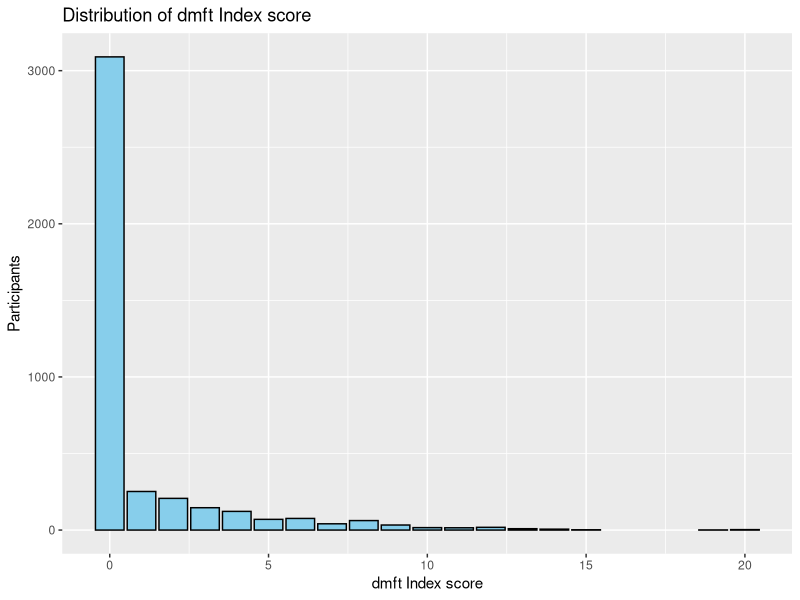
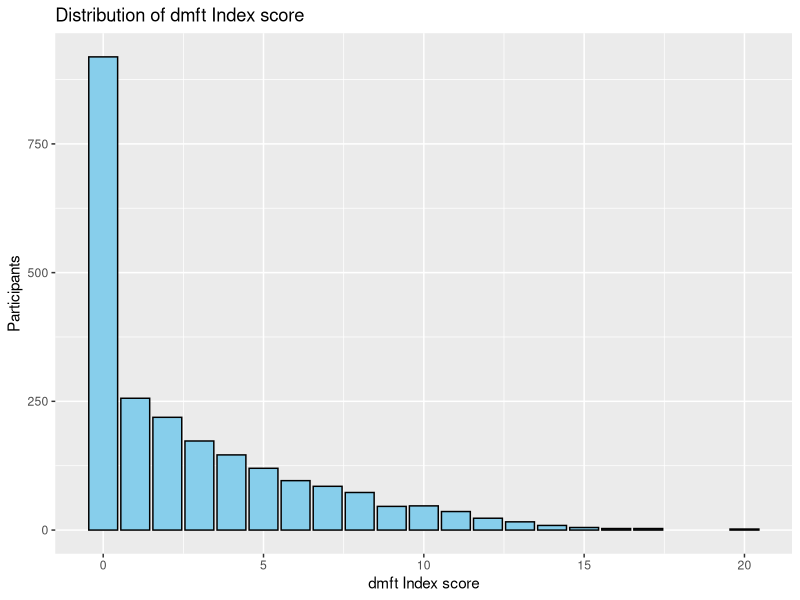
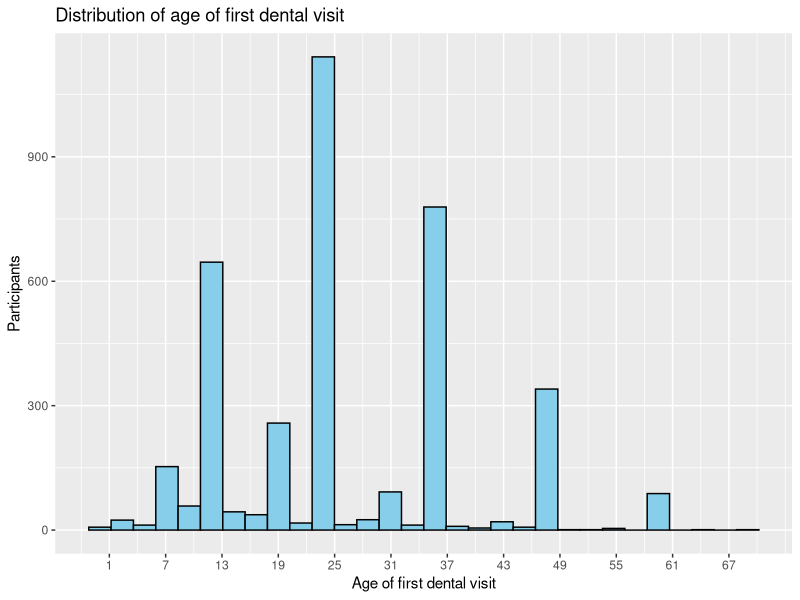
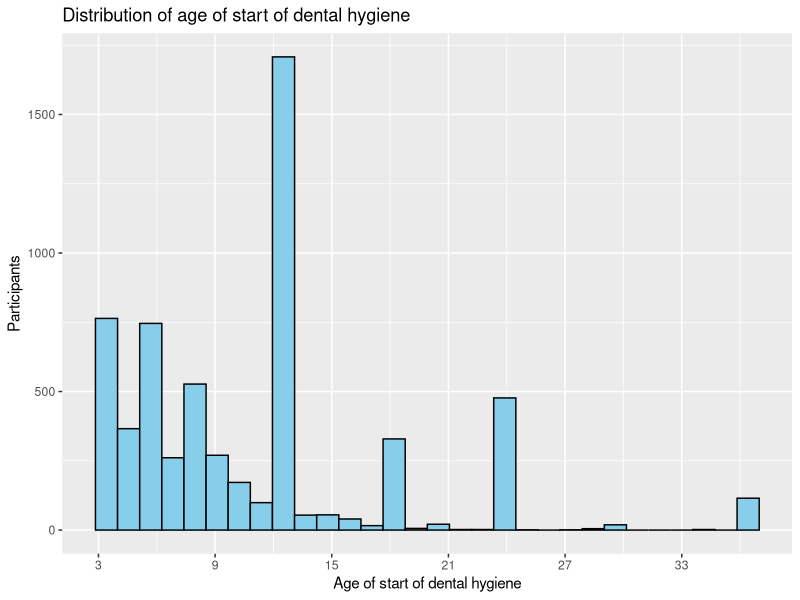
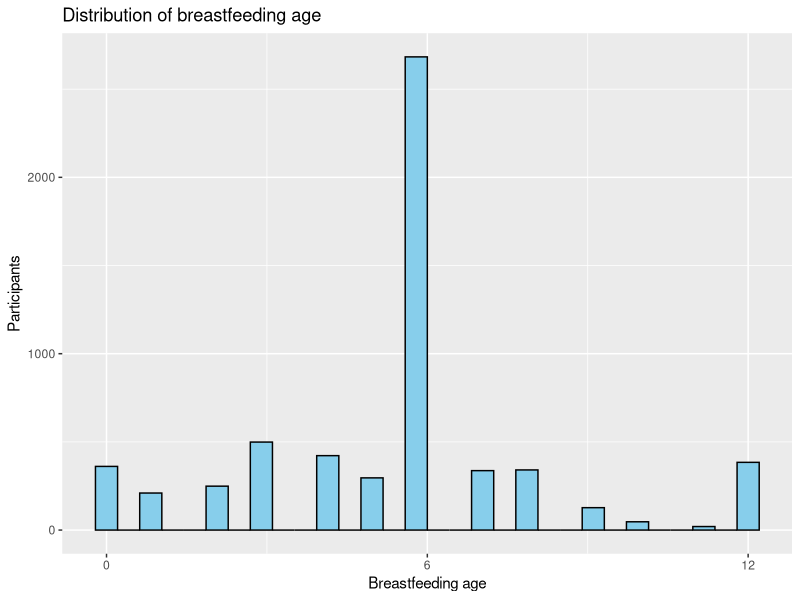
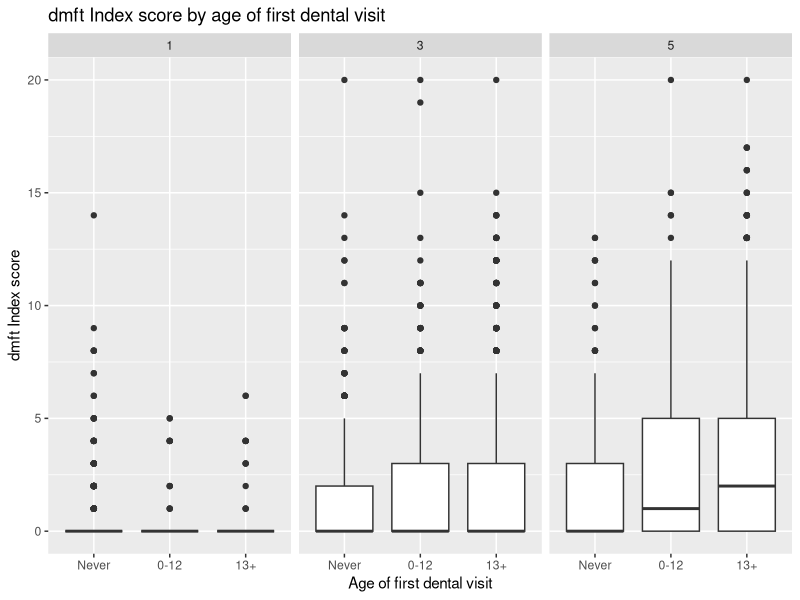
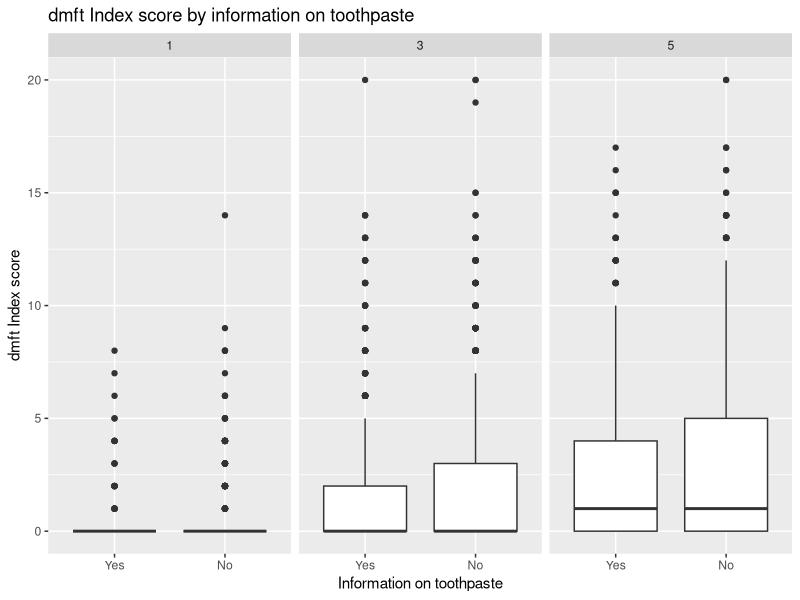
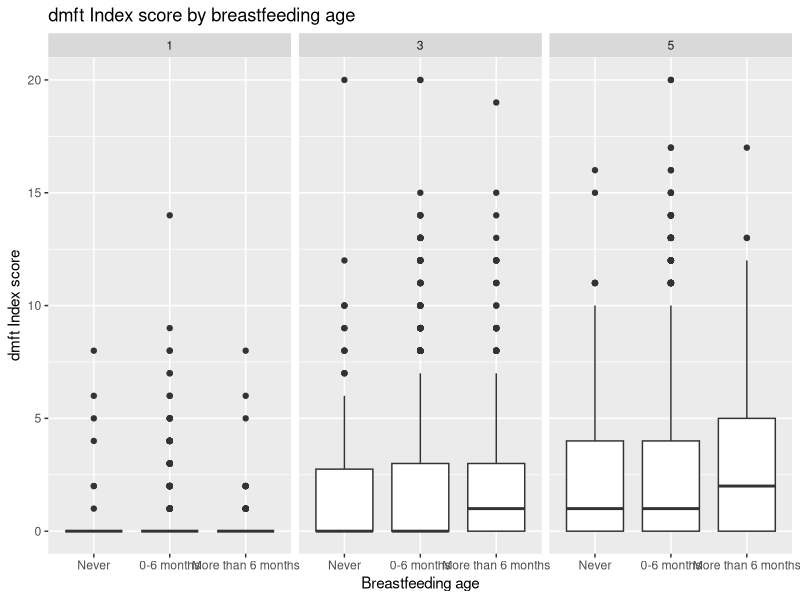

Write the R code that produced these figures, in order.
## ---- chunk 1
knitr::opts_chunk$set(echo = TRUE)
## ---- chunk 2
library(here)
library(readr)
#install package MASS if not installed previously
if(!require(MASS)) install.packages("MASS")
library(MASS)
library(tidyverse)

ninoscompleta <- read_delim(
  here("ensab", "M3_NINOS.txt"), 
  delim = "|", 
  locale = locale(encoding = "Latin1")
)

examen13completa <- read_delim(
  here("ensab", "M4_EXAMEN_1.txt"), 
  delim = "|", 
  locale = locale(encoding = "Latin1")
)

examen5completa <- read_delim(
  here("ensab", "M4_EXAMEN_2.txt"), 
  delim = "|", 
  locale = locale(encoding = "Latin1")
)

hogarcompleta <- read_delim(
  here("ensab", "M1_HOGAR.txt"), 
  delim = "|", 
  locale = locale(encoding = "Latin1")
)

## ---- chunk 3
glimpse(ninoscompleta)
names(ninoscompleta)
## ---- chunk 4
ninos <- ninoscompleta %>% 
  dplyr::select(MPIO, DPTO, M3_100C, M3_113E, M3_113F, M3_119, M3_205, M3_206A, M3_206B, M3_207, M3_208, M3_209, M3_210, M3_213, M3_214, M3_218, M3_224, M3_225, M3_226, M3_227, M3_227A, M3_227B, M3_227C, M3_227D, M3_227E, M3_227F, M3_227G, M3_227CU, Clase, Region, Subreg, Estrato, Fex_fin, Sexo, Zona, EST_SE_2, FRACCION, REGIMEN, ID_HOGAR, ID_PERSONA)

glimpse(ninos)
## ---- chunk 5
examen13 <- examen13completa %>% 
  dplyr::select(MA_208, MA_305A, MA_305B, MA_305C, MA_305D, MA_305E, MA_305F, MA_305G, MA_305H, MA_305I, MA_305J, MA_307A, MA_307B, MA_307C, MA_307D, MA_307E, MA_307F, MA_307G, MA_307H, MA_307I, MA_307J, ID_HOGAR, ID_PERSONA)

#Assign a value to 1 to the following letters: B, C, D, E, G
examen13 <- examen13 %>%
  mutate(
    across(
      starts_with("MA_3"),
      ~case_when(
        str_detect(., "[BCDEG]") ~ 1,
        TRUE ~ 0)
    ))

#create variable dmft
examen13 <- examen13 %>%
  mutate(dmft = rowSums(across(starts_with("MA_3"), ~. > 0))) %>%
  dplyr::select(-starts_with("MA_3"))

glimpse(examen13)
summary(examen13$dmft)

#See distribution
ggplot(data = examen13, aes(x = dmft)) +
  geom_bar(fill = "skyblue", color = "black") +
  labs(x = "dmft Index score", y = "Participants", title = "Distribution of dmft Index score")
## ---- chunk 6
examen5 <- examen5completa %>% 
  dplyr::select(MB_208, MB_305A, MB_305B, MB_305C, MB_305D, MB_305E, MB_305F, MB_305G, MB_305H, MB_305I, MB_305J, MB_305K, MB_305L, MB_307A, MB_307B, MB_307C, MB_307D, MB_307E, MB_307F, MB_307G, MB_307H, MB_307I, MB_307J, MB_307K, MB_307L, ID_HOGAR, ID_PERSONA)

glimpse(examen5)

#Assign a value to 1 to the following numbers: 1, 2, 3, 4, 7
examen5 <- examen5 %>%
  mutate(
    across(
      starts_with("MB_3"),
      ~case_when(
        str_detect(., "^[12347]$|^[BCDEG]$") ~ 1,
        TRUE ~ 0                                 
      )))

#create variable dmft
examen5 <- examen5 %>%
  mutate(dmft = rowSums(across(starts_with("MB_3"), ~. > 0))) %>%
  dplyr::select(-starts_with("MB_3"))

summary(examen5$dmft)

#See distribution
ggplot(data = examen5, aes(x = dmft)) +
  geom_bar(fill = "skyblue", color = "black") +
  labs(x = "dmft Index score", y = "Participants", title = "Distribution of dmft Index score")
## ---- chunk 7
ensab <- ninos %>%
  left_join(examen13, by = "ID_PERSONA") %>%
  left_join(examen5, by = "ID_PERSONA") %>%
  mutate(dmft = coalesce(dmft.x, dmft.y), 
         ID_HOGAR = coalesce(ID_HOGAR.x, ID_HOGAR.y)) %>%
  dplyr::select(-ID_HOGAR.x, -ID_HOGAR.y, -dmft.x, -dmft.y)

#Missing data

ensab %>%
  filter(MA_208 == 2 | MB_208 == 2) %>%
  count()

ensab <- ensab %>%
  filter(MA_208 == 1 | MB_208 == 1) %>%
  dplyr::select(-MB_208, -MA_208)

#only  3 children did not have the clinical examination portion. We'll exclude them. Now the sample size is 6443 children.
## ---- chunk 8
glimpse(ensab$M3_100C)
summary(ensab$M3_100C)

#rename M2_100C to age
ensab <- ensab %>%
  rename(age = M3_100C) %>%
  mutate(age = factor(age, 
                      levels = c(1, 3, 5),
                      labels = c("1", "3", "5")))

summary(ensab$age)
## ---- chunk 9

#Turn M3_206A into a numeric variable
ensab$M3_206A <- as.numeric(ensab$M3_206A)

summary(ensab$M3_206A)

ensab %>%
  filter(M3_205 == 2 | M3_205 == 3) %>%
  count()
#2648: coincides with the number of NAs

ensab %>%
  filter(M3_205 == 3) %>%
  count()
#only 46 participants have missing values for M3_205

#multiply values in the filtered rows by 12 and categorize
ensab <- ensab %>%
  mutate(agefdv = if_else(M3_206B == 2, M3_206A * 12, M3_206A))

ggplot(ensab, aes(x = agefdv)) +
  geom_histogram(fill = "skyblue", color = "black") +
  scale_x_continuous(breaks = seq(min(ensab$agefdv, na.rm = TRUE), max(ensab$agefdv, na.rm = TRUE), by = 6)) +
  labs(x = "Age of first dental visit", y = "Participants", title = "Distribution of age of first dental visit")

# can do bins 0-6, 7-12, 13-24, 25-36, 37-48, 49-72, or just divide into 3.

ensab <- ensab %>%
  mutate(agefdv = case_when(
    M3_205 == 3 ~ NA_real_,
    M3_205 == 2 ~ 0,
    agefdv <= 12 ~ 1,
    agefdv > 12 ~ 2,
    TRUE ~ agefdv)) %>%
  mutate(agefdv = factor(agefdv, 
                         levels = c(0, 1, 2), 
                         labels = c("Never", "0-12", "13+")))

summary(ensab$agefdv)

ensab <- ensab %>%
  dplyr::select(-M3_206B, -M3_206A)
## ---- chunk 10
ensab %>%
  filter(M3_207 == 4) %>%
  count()

#45 NAs to be expected in M3_209

ensab <- ensab %>%
  mutate(reason = factor(M3_209, 
    levels = c(1, 2, 3, 4), 
    labels = c("Emergency", "Treatment", "Prevention", "Certification")))

summary(ensab$reason)
#2648 NAs
## ---- chunk 11
ensab %>%
  filter(M3_213 == 91 | M3_213 == 92) %>%
  count()
#385

glimpse(ensab$M3_213)

#create distribution
ensab %>%
  filter(!(M3_213 %in% c(91, 92))) %>%
  ggplot(aes(x = M3_213)) +
  geom_histogram(fill = "skyblue", color = "black") +
  scale_x_continuous(breaks = seq(min(ensab$M3_213, na.rm = TRUE), max(ensab$M3_213, na.rm = TRUE), by = 6)) +
  labs(x = "Age of start of dental hygiene", y = "Participants", title = "Distribution of age of start of dental hygiene")
## ---- chunk 12
glimpse(ensab$M3_218)

ensab <- ensab %>%
  mutate(tp_info = case_when(
    M3_218 == 3 ~ NA,
    TRUE ~ M3_218)) %>%
  mutate(tp_info = factor(tp_info,
                          levels = c(1, 2),
                          labels = c("Yes", "No")))

summary(ensab$tp_info)
## ---- chunk 13
glimpse(ensab$M3_224)

ensab %>%
  filter(M3_224 == 92) %>%
  count()
#98 NAs

ensab <- ensab %>%
  mutate(bf = case_when(
    M3_224 == 92 ~ NA,
    TRUE ~ M3_224))

#distribution of bf

ensab %>%
  filter(!(bf == 91)) %>%
  ggplot(aes(x = bf)) +
  geom_histogram(fill = "skyblue", color = "black") +
  scale_x_continuous(breaks = seq(min(ensab$bf, na.rm = TRUE), max(ensab$bf, na.rm = TRUE), by = 6)) +
  labs(x = "Breastfeeding age", y = "Participants", title = "Distribution of breastfeeding age")

ensab %>%
  filter(!(bf == 91)) %>%
  summary()

#12 seems like the maximum value

#Categorize into: never, 0-6 months, more than 6 months

ensab <- ensab %>%
  mutate(bf = case_when(
    bf == 91 ~ 1,
    bf <= 6 ~ 2,
    bf > 6 ~ 3,
  )) %>%
  mutate(bf = factor(bf, 
                     levels = c(1, 2, 3),
                     labels = c("Never", "0-6 months", "More than 6 months")))

summary(ensab$bf)
         
## ---- chunk 14
#Bottle use at the moment of the survey

ensab %>%
  filter(M3_225 == 2) %>%
  count()
#4487 don't use the bottle currently

glimpse(ensab$age)

#of those that do, what age are they?
ensab %>%
  filter(M3_225 == 1) %>%
  group_by(age) %>%
  count()

#225 and 226 include past and current use, might be a problem to create variable of age of bottle use. It might be more important what is in the bottle.

#M3_227: what do they put in the bottle. 0: no aplica, 1: aplica

glimpse(ensab$M3_227CU)

ensab %>%
  filter(M3_227G == 1) %>%
  select(M3_227G, M3_227CU, ID_PERSONA) %>% #order M3_227CU in alphabetical order
  distinct(M3_227CU)
  
## ---- chunk 15
glimpse(ensab$Sexo)

ensab <- ensab %>%
  mutate(sex = factor(Sexo,
                         levels = c(1, 2),
                         labels = c("Masculine", "Feminine")))

summary(ensab$sex)
## ---- chunk 16
glimpse(ensab$EST_SE_2)

ensab <- ensab %>%
  mutate(ses = factor(EST_SE_2, 
                           levels = c(1, 2, 3, 4), 
                           labels = c("Low low", "Low", "Middle low", "Middle to high")))

summary(ensab$ses)
## ---- chunk 17
glimpse(ensab$M3_119)

#8 are NAs
ensab %>%
  filter(M3_119 == 8) %>%
  count()

#transform 7 unemployed into 0

ensab <- ensab %>%
  mutate(income = case_when(
    M3_119 == 8 ~ NA,
    M3_119 == 7 ~ 0,
    TRUE ~ M3_119)) %>%
  mutate(income = factor(income,
                         levels = c(0, 1, 2, 3, 4, 5, 6),
                         labels = c("Unemployed", "Less than half NMW", "Half - 1 NMW", "1-2 NMW", "2-3 NMW", "3-4 NMW", "More than 4 NMW")))

summary(ensab$income)

## ---- chunk 18
glimpse(ensab$REGIMEN)

#counting NAs in M3_113E

ensab %>%
  filter(M3_113E == 6) %>%
  count()

ensab <- ensab %>%
  mutate(insurance = case_when(
    REGIMEN == 4 ~ 0,
    TRUE ~ REGIMEN)) %>%
  mutate(insurance = factor(insurance, 
                           levels = c(0, 1, 2, 3), 
                           labels = c("Uninsured", "Contributory", "Subsidized", "Other")))

summary(ensab$insurance)
## ---- chunk 19
glimpse(ensab$Region)

ensab <- ensab %>%
  mutate(region = factor(Region,
                         levels = c(1, 2, 3, 4, 5, 6),
                         labels = c("Atlantic", "Eastern", "Central", "Pacific", "Bogota", "Orinoquia - Amazonia")))

summary(ensab$region)
## ---- chunk 20
glimpse(ensab$Zona)

ensab %>%
  group_by(Zona, .drop = FALSE) %>%
  count()

ensab <- ensab %>%
  mutate(location = factor(Zona,
                           levels = c(1, 2),
                           labels = c("Urban", "Rural")))

summary(ensab$location)
## ---- chunk 21
ensab %>%
  filter(!is.na(agefdv)) %>%
ggplot(aes(x=agefdv, y=dmft)) +
  geom_boxplot() +
  facet_wrap(~age) +
  labs(x = "Age of first dental visit", y = "dmft Index score", title = "dmft Index score by age of first dental visit")
## ---- chunk 22

#Subset the data for first dental visit

fdv <- ensab %>%
  dplyr::select(dmft, agefdv, age, sex, income, ses, insurance, region, location, ID_PERSONA, ID_HOGAR)

#by age group

fdv1 <- fdv %>%
  filter(age == 1)

fdv3 <- fdv %>%
  filter(age == 3)

fdv5 <- fdv %>%
  filter(age == 5)
## ---- chunk 23
# Crude negative binomial regression age 1
model1 <- glm.nb(dmft ~ agefdv, data = fdv1)

summary(model1)
exp(model1$coefficients)
exp(confint(model1))
#theta is 0.03 so there is a lot of overdispersion

#Multiple negative binomial regression (adjusted model)
model1m <- glm.nb(data = fdv1, dmft ~ agefdv + sex + income + ses + insurance + region + location)

summary(model1m)
exp(model1m$coefficients)
#exp(confint(model1m)) is failing to converge

# Negative binomial regression age 3

model3 <- glm.nb(dmft ~ agefdv, data = fdv3)

summary(model3)
exp(model3$coefficients)
exp(confint(model3))

model3m <- glm.nb(data = fdv3, dmft ~ agefdv + sex + income + ses + insurance + region + location)

summary(model3m)
exp(model3m$coefficients)
exp(confint(model3m))

#Negative binomial regression age 5

model5 <- glm.nb(dmft ~ agefdv, data = fdv5)

summary(model5)
exp(model5$coefficients)
exp(confint(model5))

model5m <- glm.nb(data = fdv5, dmft ~ agefdv + sex + income + ses + insurance + region + location)

summary(model5m)
exp(model5m$coefficients)
exp(confint(model5m))

## ---- chunk 24
ensab %>%
  filter(!is.na(tp_info)) %>%
  ggplot(aes(x = tp_info, y = dmft)) +
  facet_wrap(~age) +
  geom_boxplot() +
  labs(x = "Information on toothpaste", y = "dmft Index score", title = "dmft Index score by information on toothpaste")

glimpse(ensab)
## ---- chunk 25
#Subset the data for toothpaste information

tp <- ensab %>%
  dplyr::select(dmft, tp_info, age, sex, income, ses, insurance, region, location, ID_PERSONA, ID_HOGAR)

modeltp1 <- glm.nb(data = tp, dmft ~ tp_info)
summary(modeltp1)

#ages 5

tp5 <- tp %>%
  filter(age == 5)

modeltp5 <- glm.nb(data = tp5, dmft ~ tp_info)
summary(modeltp5)
exp(modeltp5$coefficients)
exp(confint(modeltp5))
#not statistically significant

modeltp5m <- glm.nb(data = tp5, dmft ~ tp_info + sex + income + ses + insurance + region + location)
summary(modeltp5m)

#the relationship is attenuated after adjusting for confounders

#ages 3 and 5 

tp35 <- tp %>%
  filter(age == 5 | age == 3)

modeltp35 <- glm.nb(data = tp35, dmft ~ tp_info)
summary(modeltp35)
## ---- chunk 26
ensab %>%
  filter(!is.na(bf)) %>%
  ggplot(aes(x = bf, y = dmft)) +
  facet_wrap(~age) +
  geom_boxplot() +
  labs(x = "Breastfeeding age", y = "dmft Index score", title = "dmft Index score by breastfeeding age")
## ---- chunk 27
#Subset the data for breastfeeding

bfdata <- ensab %>%
  dplyr::select(dmft, bf, age, sex, income, ses, insurance, region, location, ID_PERSONA, ID_HOGAR)

modelbf1 <- glm.nb(data = bfdata, dmft ~ bf)
summary(modelbf1)

modelbf1a <- glm.nb(data = bfdata, dmft ~ bf + age)
summary(modelbf1a)

#age 5

bf5 <- bfdata %>%
  filter(age == 5)

modelbf5 <- glm.nb(data = bf5, dmft ~ bf)
summary(modelbf5)
